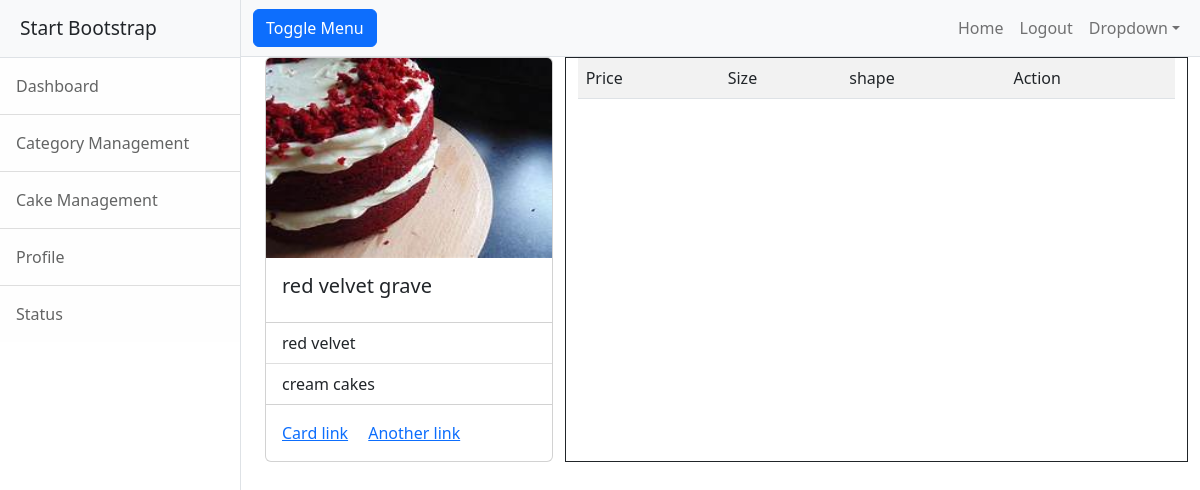
The app's page /cakes/4 (signed in), older data.
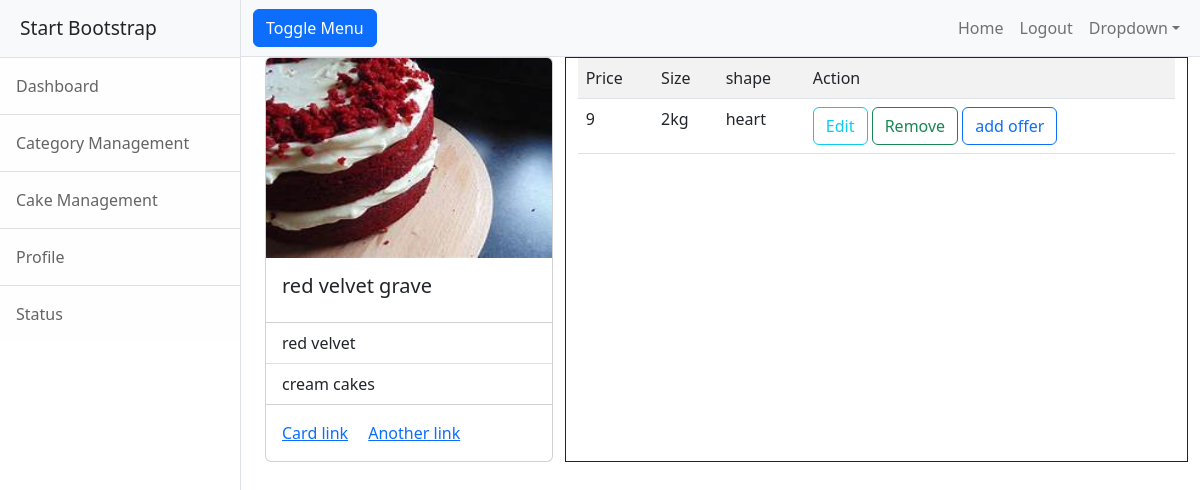
The same page, newer data.
### cakeapp/models.py (models this page shows, shortened)
class CakeVarients(models.Model):
    price=models.PositiveIntegerField()
    options=(
        (".5kg",".5kg"),
        ("1kg","1kg"),
        ("2kg","2kg"),
        ("5kg","5kg")
    )
    size=models.CharField(max_length=200,choices=options,default="1kg")
    option=(
        ("round","round"),
        ("square","square"),
        ("heart","heart")
    )
    shape=models.CharField(max_length=200,choices=option,default="round")
    cake=models.ForeignKey(Cakes,on_delete=models.CASCADE)

### cakeapp/views.py (the view)
# urls.py: path("cakes/<int:pk>",CakeDetailView.as_view(),name="cake-detail"),
@method_decorator(decs,name="dispatch")
class CakeDetailView(DetailView):
    template_name="cakeapp/cake_detail.html"
    model=Cakes
    context_object_name="cake"

### cakeapp/models.py (called while the page is built)
    def __str__(self):
        return self.name

### cakeapp/views.py (called while the page is built)
def signin_required(fn):
    def wrapper(request,*args,**kwargs):
        if not request.user.is_authenticated:
            messages.error(request,"invalid session")
            return redirect("signin")
        else:
            return fn(request,*args,**kwargs)
    return wrapper

def is_admin(fn):
    def wrapper(request,*args,**kwargs):
        if not request.user.is_superuser:
            messages.error(request,"permission denied for current user!!")
            return redirect("signin")
        else:
            return fn(request,*args,**kwargs)
    return wrapper

### cakeapp/templates/cakeapp/cake_detail.html (shortened to what this page needs)
{%extends 'cakeapp/base.html'%}
{%block body_block%}
<div class="container">
  <div class="row">
      <div class="col-4">
          <div class="card" style="width:100%">
              <img src="{{cake.image.url}}" class="card-img-top" alt="..." height="200px">
              <div class="card-body">
                <h5 class="card-title">{{cake.name}}</h5>
              </div>
              <ul class="list-group list-group-flush">
                <li class="list-group-item">{{cake.flavour}}</li>
                <li class="list-group-item">{{cake.Category}}</li>
              </ul>
              <div class="card-body">
                <a href="#" class="card-link">Card link</a>
                <a href="#" class="card-link">Another link</a>
              </div>
            </div>
      </div>
      <div class="col-8 border border-dark">
         <table class="table table-striped">
          <tr>
              <td>Price</td>
              <td>Size</td>
              <td>shape</td>
              <td>Action</td>
          </tr>
          {%for v in cake.cakevarients_set.all%}
              <tr>
                  <td>{{v.price}}</td>
                  <td>{{v.size}}</td>
                  <td>{{v.shape}}</td>
                  <td>
                    <a href="{%url 'update-varient' v.id %}" class="btn btn-outline-info">Edit</a>
                    <a href="{%url 'remove-varient' v.id %}" class="btn btn-outline-success"> Remove</a>
                    <a href="{%url 'offers-add' v.id%}" class="btn btn-outline-primary">add offer</a>
                  </td>
              </tr>
          {%endfor%}
         </table>
      </div>
  </div>
</div>
{%endblock%}

Row changes from the older to the newer data that the page shows:
added CakeVarients: price "9", size "2kg", shape "heart"
